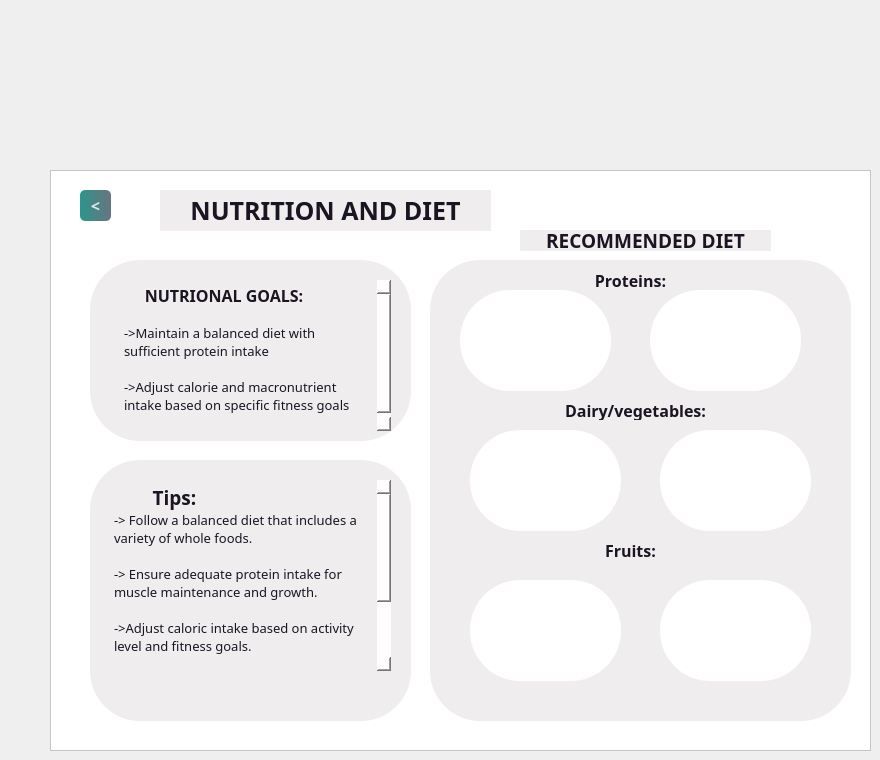
    <widget class="QWidget" name="Mesomorphnutrients">
     <widget class="QFrame" name="frame_14">
      <property name="geometry">
       <rect>
        <x>50</x>
        <y>170</y>
        <width>821</width>
        <height>581</height>
       </rect>
      </property>
      <property name="styleSheet">
       <string notr="true">color: rgb(255, 255, 255);
background-color: rgb(255, 255, 255);</string>
      </property>
      <property name="frameShape">
       <enum>QFrame::Shape::StyledPanel</enum>
      </property>
      <property name="frameShadow">
       <enum>QFrame::Shadow::Raised</enum>
      </property>
      <widget class="QFrame" name="frame_29">
       <property name="geometry">
        <rect>
         <x>0</x>
         <y>0</y>
         <width>821</width>
         <height>581</height>
        </rect>
       </property>
       <property name="styleSheet">
        <string notr="true">background-color: rgb(255, 255, 255);</string>
       </property>
       <property name="frameShape">
        <enum>QFrame::Shape::StyledPanel</enum>
       </property>
       <property name="frameShadow">
        <enum>QFrame::Shadow::Raised</enum>
       </property>
       <widget class="QLabel" name="label_139">
        <property name="geometry">
         <rect>
          <x>110</x>
          <y>20</y>
          <width>331</width>
          <height>41</height>
         </rect>
        </property>
        <property name="font">
         <font>
          <family>Sitka Banner</family>
          <pointsize>19</pointsize>
          <bold>true</bold>
         </font>
        </property>
        <property name="styleSheet">
         <string notr="true">
border-radius:150px;
color: #1A1423;

background-color: #F0EDEE;
</string>
        </property>
        <property name="text">
         <string>NUTRITION AND DIET</string>
        </property>
        <property name="alignment">
         <set>Qt::AlignmentFlag::AlignCenter</set>
        </property>
       </widget>
       <widget class="QLabel" name="label_140">
        <property name="geometry">
         <rect>
          <x>40</x>
          <y>90</y>
          <width>321</width>
          <height>181</height>
         </rect>
        </property>
        <property name="styleSheet">
         <string notr="true">
background-color: #F0EDEE;
border-radius:50px;</string>
        </property>
        <property name="text">
         <string/>
        </property>
       </widget>
       <widget class="QLabel" name="label_141">
        <property name="geometry">
         <rect>
          <x>40</x>
          <y>290</y>
          <width>321</width>
          <height>261</height>
         </rect>
        </property>
        <property name="styleSheet">
         <string notr="true">
background-color: #F0EDEE;
border-radius:50px;</string>
        </property>
        <property name="text">
         <string/>
        </property>
       </widget>
       <widget class="QLabel" name="label_142">
        <property name="geometry">
         <rect>
          <x>380</x>
          <y>90</y>
          <width>421</width>
          <height>461</height>
         </rect>
        </property>
        <property name="styleSheet">
         <string notr="true">
background-color: #F0EDEE;
border-radius:50px;</string>
        </property>
        <property name="text">
         <string/>
        </property>
       </widget>
       <widget class="QLabel" name="label_143">
        <property name="geometry">
         <rect>
          <x>470</x>
          <y>60</y>
          <width>251</width>
          <height>21</height>
         </rect>
        </property>
        <property name="font">
         <font>
          <family>Sitka Banner</family>
          <pointsize>14</pointsize>
          <bold>true</bold>
         </font>
        </property>
        <property name="styleSheet">
         <string notr="true">background-color: #F0EDEE;
border-radius:50px;

color: #1A1423;
</string>
        </property>
        <property name="text">
         <string>RECOMMENDED DIET</string>
        </property>
        <property name="alignment">
         <set>Qt::AlignmentFlag::AlignCenter</set>
        </property>
       </widget>
       <widget class="QPushButton" name="backmeso">
        <property name="geometry">
         <rect>
          <x>30</x>
          <y>20</y>
          <width>31</width>
          <height>31</height>
         </rect>
        </property>
        <property name="font">
         <font>
          <family>Sitka Banner</family>
          <pointsize>12</pointsize>
          <bold>true</bold>
         </font>
        </property>
        <property name="styleSheet">
         <string notr="true">

QPushButton#backmeso{
        background-color: qlineargradient(spread:pad, x1:0, y1:0.505682, x2:1, y2:0.477, stop:0 rgba(11, 131, 120, 219), stop:1 rgba(85, 98, 112, 226));
        color:rgba(255, 255, 255, 210);
        border-radius:5px;
}

QPushButton#backmeso:hover{
        background-color: qlineargradient(spread:pad, x1:0, y1:0.505682, x2:1, y2:0.477, stop:0 rgba(150, 123, 111, 219), stop:1 rgba(85, 81, 84, 226));
}

QPushButton#backmeso:pressed{
        padding-left:5px;
        padding-top:5px;
        background-color:rgba(150, 123, 111, 255);
}
</string>
        </property>
        <property name="text">
         <string>&lt;</string>
        </property>
       </widget>
       <widget class="QLabel" name="label_150">
        <property name="geometry">
         <rect>
          <x>530</x>
          <y>100</y>
          <width>101</width>
          <height>20</height>
         </rect>
        </property>
        <property name="font">
         <font>
          <family>Sitka Banner</family>
          <pointsize>12</pointsize>
          <bold>true</bold>
         </font>
        </property>
        <property name="styleSheet">
         <string notr="true">background-color: #F0EDEE;
border-radius:50px;

color: #1A1423;
</string>
        </property>
        <property name="text">
         <string>Proteins:</string>
        </property>
        <property name="alignment">
         <set>Qt::AlignmentFlag::AlignCenter</set>
        </property>
       </widget>
       <widget class="QLabel" name="label_151">
        <property name="geometry">
         <rect>
          <x>510</x>
          <y>230</y>
          <width>151</width>
          <height>20</height>
         </rect>
        </property>
        <property name="font">
         <font>
          <family>Sitka Banner</family>
          <pointsize>12</pointsize>
          <bold>true</bold>
         </font>
        </property>
        <property name="styleSheet">
         <string notr="true">background-color: #F0EDEE;
border-radius:50px;

color: #1A1423;
</string>
        </property>
        <property name="text">
         <string>Dairy/vegetables:</string>
        </property>
        <property name="alignment">
         <set>Qt::AlignmentFlag::AlignCenter</set>
        </property>
       </widget>
       <widget class="QLabel" name="label_152">
        <property name="geometry">
         <rect>
          <x>530</x>
          <y>370</y>
          <width>101</width>
          <height>20</height>
         </rect>
        </property>
        <property name="font">
         <font>
          <family>Sitka Banner</family>
          <pointsize>12</pointsize>
          <bold>true</bold>
         </font>
        </property>
        <property name="styleSheet">
         <string notr="true">background-color: #F0EDEE;
border-radius:50px;

color: #1A1423;
</string>
        </property>
        <property name="text">
         <string>Fruits:</string>
        </property>
        <property name="alignment">
         <set>Qt::AlignmentFlag::AlignCenter</set>
        </property>
       </widget>
       <widget class="QTextBrowser" name="textBrowser_15">
        <property name="geometry">
         <rect>
          <x>70</x>
          <y>110</y>
          <width>271</width>
          <height>151</height>
         </rect>
        </property>
        <property name="font">
         <font>
          <family>Sitka Banner</family>
          <pointsize>9</pointsize>
         </font>
        </property>
        <property name="styleSheet">
         <string notr="true">color: #1A1423;
background-color: #F0EDEE;
border-radius:50px;</string>
        </property>
        <property name="html">
         <string>&lt;!DOCTYPE HTML PUBLIC &quot;-//W3C//DTD HTML 4.0//EN&quot; &quot;http://www.w3.org/TR/REC-html40/strict.dtd&quot;&gt;
&lt;html&gt;&lt;head&gt;&lt;meta name=&quot;qrichtext&quot; content=&quot;1&quot; /&gt;&lt;meta charset=&quot;utf-8&quot; /&gt;&lt;style type=&quot;text/css&quot;&gt;
p, li { white-space: pre-wrap; }
hr { height: 1px; border-width: 0; }
li.unchecked::marker { content: &quot;\2610&quot;; }
li.checked::marker { content: &quot;\2612&quot;; }
&lt;/style&gt;&lt;/head&gt;&lt;body style=&quot; font-family:'Sitka Banner'; font-size:9pt; font-weight:400; font-style:normal;&quot;&gt;
&lt;p align=&quot;justify&quot; style=&quot; margin-top:0px; margin-bottom:0px; margin-left:0px; margin-right:0px; -qt-block-indent:0; text-indent:0px;&quot;&gt;&lt;span style=&quot; font-weight:700;&quot;&gt;    &lt;/span&gt;&lt;span style=&quot; font-size:12pt; font-weight:700;&quot;&gt;  NUTRIONAL GOALS:&lt;/span&gt;&lt;/p&gt;
&lt;p style=&quot;-qt-paragraph-type:empty; margin-top:0px; margin-bottom:0px; margin-left:0px; margin-right:0px; -qt-block-indent:0; text-indent:0px;&quot;&gt;&lt;br /&gt;&lt;/p&gt;
&lt;p style=&quot; margin-top:0px; margin-bottom:0px; margin-left:0px; margin-right:0px; -qt-block-indent:0; text-indent:0px;&quot;&gt;&lt;span style=&quot; font-size:10pt;&quot;&gt;-&amp;gt;Maintain a balanced diet with sufficient protein intake&lt;/span&gt;&lt;/p&gt;
&lt;p style=&quot;-qt-paragraph-type:empty; margin-top:0px; margin-bottom:0px; margin-left:0px; margin-right:0px; -qt-block-indent:0; text-indent:0px; font-size:10pt;&quot;&gt;&lt;br /&gt;&lt;/p&gt;
&lt;p style=&quot; margin-top:0px; margin-bottom:0px; margin-left:0px; margin-right:0px; -qt-block-indent:0; text-indent:0px;&quot;&gt;&lt;span style=&quot; font-size:10pt;&quot;&gt;-&amp;gt;Adjust calorie and macronutrient intake based on specific fitness goals&lt;/span&gt;&lt;/p&gt;
&lt;p style=&quot;-qt-paragraph-type:empty; margin-top:0px; margin-bottom:0px; margin-left:0px; margin-right:0px; -qt-block-indent:0; text-indent:0px;&quot;&gt;&lt;br /&gt;&lt;/p&gt;&lt;/body&gt;&lt;/html&gt;</string>
        </property>
       </widget>
       <widget class="QTextBrowser" name="textBrowser_16">
        <property name="geometry">
         <rect>
          <x>60</x>
          <y>310</y>
          <width>281</width>
          <height>191</height>
         </rect>
        </property>
        <property name="font">
         <font>
          <family>Sitka Banner</family>
          <pointsize>9</pointsize>
         </font>
        </property>
        <property name="styleSheet">
         <string notr="true">color: #1A1423;
background-color: #F0EDEE;
border-radius:50px;</string>
        </property>
        <property name="html">
         <string>&lt;!DOCTYPE HTML PUBLIC &quot;-//W3C//DTD HTML 4.0//EN&quot; &quot;http://www.w3.org/TR/REC-html40/strict.dtd&quot;&gt;
&lt;html&gt;&lt;head&gt;&lt;meta name=&quot;qrichtext&quot; content=&quot;1&quot; /&gt;&lt;meta charset=&quot;utf-8&quot; /&gt;&lt;style type=&quot;text/css&quot;&gt;
p, li { white-space: pre-wrap; }
hr { height: 1px; border-width: 0; }
li.unchecked::marker { content: &quot;\2610&quot;; }
li.checked::marker { content: &quot;\2612&quot;; }
&lt;/style&gt;&lt;/head&gt;&lt;body style=&quot; font-family:'Sitka Banner'; font-size:9pt; font-weight:400; font-style:normal;&quot;&gt;
&lt;p style=&quot; margin-top:0px; margin-bottom:0px; margin-left:0px; margin-right:0px; -qt-block-indent:0; text-indent:0px;&quot;&gt;&lt;span style=&quot; font-size:10pt;&quot;&gt;          &lt;/span&gt;&lt;span style=&quot; font-size:14pt; font-weight:700;&quot;&gt; Tips:&lt;/span&gt;&lt;/p&gt;
&lt;p style=&quot; margin-top:0px; margin-bottom:0px; margin-left:0px; margin-right:0px; -qt-block-indent:0; text-indent:0px;&quot;&gt;&lt;span style=&quot; font-size:10pt;&quot;&gt;-&amp;gt; Follow a balanced diet that includes a variety of whole foods.&lt;/span&gt;&lt;/p&gt;
&lt;p style=&quot;-qt-paragraph-type:empty; margin-top:0px; margin-bottom:0px; margin-left:0px; margin-right:0px; -qt-block-indent:0; text-indent:0px; font-size:10pt;&quot;&gt;&lt;br /&gt;&lt;/p&gt;
&lt;p style=&quot; margin-top:0px; margin-bottom:0px; margin-left:0px; margin-right:0px; -qt-block-indent:0; text-indent:0px;&quot;&gt;&lt;span style=&quot; font-size:10pt;&quot;&gt;-&amp;gt; Ensure adequate protein intake for muscle maintenance and growth.&lt;/span&gt;&lt;/p&gt;
&lt;p style=&quot;-qt-paragraph-type:empty; margin-top:0px; margin-bottom:0px; margin-left:0px; margin-right:0px; -qt-block-indent:0; text-indent:0px; font-size:10pt;&quot;&gt;&lt;br /&gt;&lt;/p&gt;
&lt;p style=&quot; margin-top:0px; margin-bottom:0px; margin-left:0px; margin-right:0px; -qt-block-indent:0; text-indent:0px;&quot;&gt;&lt;span style=&quot; font-size:10pt;&quot;&gt;-&amp;gt;Adjust caloric intake based on activity level and fitness goals.&lt;/span&gt;&lt;/p&gt;
&lt;p style=&quot;-qt-paragraph-type:empty; margin-top:0px; margin-bottom:0px; margin-left:0px; margin-right:0px; -qt-block-indent:0; text-indent:0px; font-size:10pt;&quot;&gt;&lt;br /&gt;&lt;/p&gt;
&lt;p style=&quot; margin-top:0px; margin-bottom:0px; margin-left:0px; margin-right:0px; -qt-block-indent:0; text-indent:0px;&quot;&gt;&lt;span style=&quot; font-size:10pt;&quot;&gt;-&amp;gt;Avoid excessive consumption of unhealthy foods.&lt;/span&gt;&lt;/p&gt;
&lt;p style=&quot;-qt-paragraph-type:empty; margin-top:0px; margin-bottom:0px; margin-left:0px; margin-right:0px; -qt-block-indent:0; text-indent:0px; font-size:10pt;&quot;&gt;&lt;br /&gt;&lt;/p&gt;
&lt;p style=&quot; margin-top:0px; margin-bottom:0px; margin-left:0px; margin-right:0px; -qt-block-indent:0; text-indent:0px;&quot;&gt;&lt;span style=&quot; font-size:10pt;&quot;&gt;-&amp;gt;Incorporate both steady-state and high-intensity cardio exercises.&lt;/span&gt;&lt;/p&gt;&lt;/body&gt;&lt;/html&gt;</string>
        </property>
       </widget>
       <widget class="QLabel" name="label_77">
        <property name="geometry">
         <rect>
          <x>410</x>
          <y>120</y>
          <width>151</width>
          <height>101</height>
         </rect>
        </property>
        <property name="styleSheet">
         <string notr="true">border-image: url(:/images/fish.jpg);
border-radius:50px;</string>
        </property>
        <property name="text">
         <string/>
        </property>
        <property name="pixmap">
         <pixmap>:/ect.jpg</pixmap>
        </property>
        <property name="scaledContents">
         <bool>true</bool>
        </property>
       </widget>
       <widget class="QLabel" name="label_78">
        <property name="geometry">
         <rect>
          <x>600</x>
          <y>120</y>
          <width>151</width>
          <height>101</height>
         </rect>
        </property>
        <property name="styleSheet">
         <string notr="true">border-image: url(:/images/EGGS.jpeg);
border-radius:50px;</string>
        </property>
        <property name="text">
         <string/>
        </property>
        <property name="pixmap">
         <pixmap>:/ect.jpg</pixmap>
        </property>
        <property name="scaledContents">
         <bool>true</bool>
        </property>
       </widget>
       <widget class="QLabel" name="label_79">
        <property name="geometry">
         <rect>
          <x>420</x>
          <y>260</y>
          <width>151</width>
          <height>101</height>
         </rect>
        </property>
        <property name="styleSheet">
         <string notr="true">border-image: url(:/images/cottagecheese.jpg);
border-radius:50px;</string>
        </property>
        <property name="text">
         <string/>
        </property>
        <property name="pixmap">
         <pixmap>:/ect.jpg</pixmap>
        </property>
        <property name="scaledContents">
         <bool>true</bool>
        </property>
       </widget>
       <widget class="QLabel" name="label_80">
        <property name="geometry">
         <rect>
          <x>610</x>
          <y>260</y>
          <width>151</width>
          <height>101</height>
         </rect>
        </property>
        <property name="styleSheet">
         <string notr="true">border-image: url(:/images/yogurt.jpg);
border-radius:50px;</string>
        </property>
        <property name="text">
         <string/>
        </property>
        <property name="pixmap">
         <pixmap>:/ect.jpg</pixmap>
        </property>
        <property name="scaledContents">
         <bool>true</bool>
        </property>
       </widget>
       <widget class="QLabel" name="label_85">
        <property name="geometry">
         <rect>
          <x>420</x>
          <y>410</y>
          <width>151</width>
          <height>101</height>
         </rect>
        </property>
        <property name="styleSheet">
         <string notr="true">border-image: url(:/images/oranges.jpg);
border-radius:50px;</string>
        </property>
        <property name="text">
         <string/>
        </property>
        <property name="pixmap">
         <pixmap>:/ect.jpg</pixmap>
        </property>
        <property name="scaledContents">
         <bool>true</bool>
        </property>
       </widget>
       <widget class="QLabel" name="label_87">
        <property name="geometry">
         <rect>
          <x>610</x>
          <y>410</y>
          <width>151</width>
          <height>101</height>
         </rect>
        </property>
        <property name="styleSheet">
         <string notr="true">border-image: url(:/images/avocado.jpeg);
border-radius:50px;</string>
        </property>
        <property name="text">
         <string/>
        </property>
        <property name="pixmap">
         <pixmap>:/ect.jpg</pixmap>
        </property>
        <property name="scaledContents">
         <bool>true</bool>
        </property>
       </widget>
      </widget>
     </widget>
    </widget>
